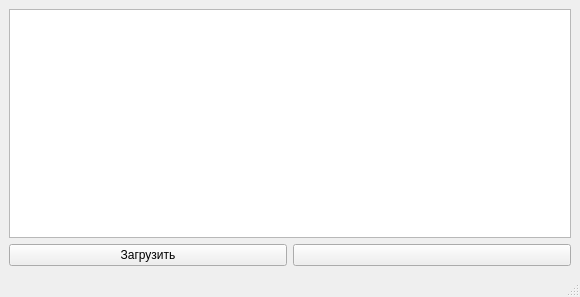
<?xml version="1.0" encoding="UTF-8"?>
<ui version="4.0">
 <class>MainWindow</class>
 <widget class="QMainWindow" name="MainWindow">
  <property name="geometry">
   <rect>
    <x>0</x>
    <y>0</y>
    <width>580</width>
    <height>297</height>
   </rect>
  </property>
  <property name="windowTitle">
   <string>MainWindow</string>
  </property>
  <widget class="QWidget" name="centralwidget">
   <layout class="QVBoxLayout" name="verticalLayout">
    <item>
     <widget class="QTextBrowser" name="textBrowser">
      <property name="readOnly">
       <bool>false</bool>
      </property>
     </widget>
    </item>
    <item>
     <layout class="QHBoxLayout" name="horizontalLayout">
      <item>
       <widget class="QPushButton" name="pushButton_load">
        <property name="text">
         <string>Загрузить</string>
        </property>
       </widget>
      </item>
      <item>
       <widget class="QPushButton" name="pushButton_save">
        <property name="cursor">
         <cursorShape>ArrowCursor</cursorShape>
        </property>
        <property name="text">
         <string/>
        </property>
        <property name="icon">
         <iconset>
          <normaloff>icons/Paomedia-Small-N-Flat-Floppy.ico</normaloff>icons/Paomedia-Small-N-Flat-Floppy.ico</iconset>
        </property>
       </widget>
      </item>
     </layout>
    </item>
   </layout>
  </widget>
  <widget class="QMenuBar" name="menubar">
   <property name="geometry">
    <rect>
     <x>0</x>
     <y>0</y>
     <width>580</width>
     <height>21</height>
    </rect>
   </property>
  </widget>
  <widget class="QStatusBar" name="statusbar"/>
 </widget>
 <resources/>
 <connections/>
</ui>
